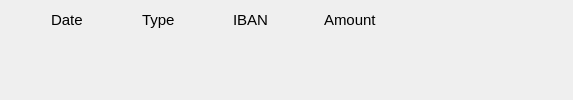
            <widget class="QWidget" name="TransactionPage">
             <layout class="QGridLayout" name="gridLayout_14">
              <item row="1" column="2">
               <spacer name="horizontalSpacer_17">
                <property name="orientation">
                 <enum>Qt::Horizontal</enum>
                </property>
                <property name="sizeHint" stdset="0">
                 <size>
                  <width>40</width>
                  <height>20</height>
                 </size>
                </property>
               </spacer>
              </item>
              <item row="1" column="0">
               <spacer name="horizontalSpacer_18">
                <property name="orientation">
                 <enum>Qt::Horizontal</enum>
                </property>
                <property name="sizeHint" stdset="0">
                 <size>
                  <width>40</width>
                  <height>20</height>
                 </size>
                </property>
               </spacer>
              </item>
              <item row="1" column="1">
               <spacer name="verticalSpacer_13">
                <property name="orientation">
                 <enum>Qt::Vertical</enum>
                </property>
                <property name="sizeHint" stdset="0">
                 <size>
                  <width>20</width>
                  <height>40</height>
                 </size>
                </property>
               </spacer>
              </item>
              <item row="0" column="1">
               <layout class="QGridLayout" name="transaction_grid_layout">
                <item row="0" column="0">
                 <widget class="QLabel" name="transaction_aika_label">
                  <property name="minimumSize">
                   <size>
                    <width>85</width>
                    <height>18</height>
                   </size>
                  </property>
                  <property name="maximumSize">
                   <size>
                    <width>85</width>
                    <height>18</height>
                   </size>
                  </property>
                  <property name="font">
                   <font>
                    <pointsize>11</pointsize>
                   </font>
                  </property>
                  <property name="text">
                   <string>Date</string>
                  </property>
                 </widget>
                </item>
                <item row="0" column="1">
                 <widget class="QLabel" name="transaction_tyyppi_label">
                  <property name="minimumSize">
                   <size>
                    <width>85</width>
                    <height>18</height>
                   </size>
                  </property>
                  <property name="maximumSize">
                   <size>
                    <width>85</width>
                    <height>18</height>
                   </size>
                  </property>
                  <property name="font">
                   <font>
                    <pointsize>11</pointsize>
                   </font>
                  </property>
                  <property name="text">
                   <string>Type</string>
                  </property>
                 </widget>
                </item>
                <item row="0" column="2">
                 <widget class="QLabel" name="transaction_tilininumero_label">
                  <property name="minimumSize">
                   <size>
                    <width>85</width>
                    <height>18</height>
                   </size>
                  </property>
                  <property name="maximumSize">
                   <size>
                    <width>85</width>
                    <height>18</height>
                   </size>
                  </property>
                  <property name="font">
                   <font>
                    <pointsize>11</pointsize>
                   </font>
                  </property>
                  <property name="text">
                   <string>IBAN</string>
                  </property>
                 </widget>
                </item>
                <item row="0" column="3">
                 <widget class="QLabel" name="transaction_summa_label">
                  <property name="minimumSize">
                   <size>
                    <width>85</width>
                    <height>18</height>
                   </size>
                  </property>
                  <property name="maximumSize">
                   <size>
                    <width>85</width>
                    <height>18</height>
                   </size>
                  </property>
                  <property name="font">
                   <font>
                    <pointsize>11</pointsize>
                   </font>
                  </property>
                  <property name="text">
                   <string>Amount</string>
                  </property>
                 </widget>
                </item>
               </layout>
              </item>
              <item row="1" column="3">
               <spacer name="horizontalSpacer_20">
                <property name="orientation">
                 <enum>Qt::Horizontal</enum>
                </property>
                <property name="sizeType">
                 <enum>QSizePolicy::Fixed</enum>
                </property>
                <property name="sizeHint" stdset="0">
                 <size>
                  <width>113</width>
                  <height>20</height>
                 </size>
                </property>
               </spacer>
              </item>
             </layout>
            </widget>
